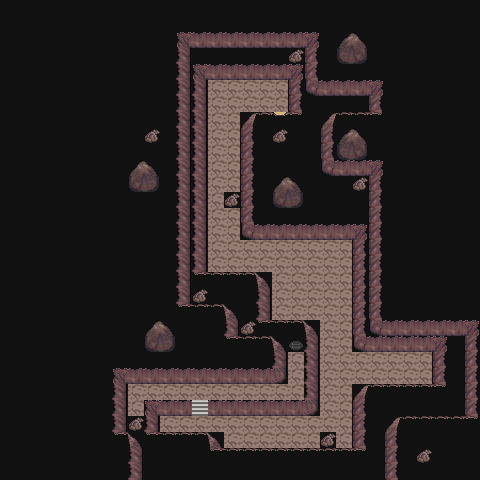

This is a level from a 2D game, rendered from its Tiled map with the project's own tilesets. A one-line summary and the map file follow, with tile-layer data summarised:
An orthogonal 30x30 tile map with 16x16 px tiles, 11 tile layers (other, Dirt, Grass, LedgesRight, ...), 1 hidden layer not drawn, 6 tilesets and 5 objects (2x bot, door, bot spawn, teleport on push).

<map version="1.0" orientation="orthogonal" width="30" height="30" tilewidth="16" tileheight="16">
 <properties>
  <property name="dayMonster" value="" />
  <property name="nightMonster" value="" />
  <property name="type" value="" />
  <property name="waterMonster" value="" />
  <property name="wildProbability" value="" />
 </properties>
 <tileset firstgid="1" source="../../../tileset/terra.tsx" />
 <tileset firstgid="1025" source="../../../tileset/wood.tsx" />
 <tileset firstgid="2049" source="../../../tileset/rename.tsx" />
 <tileset firstgid="3073" source="../../../tileset/building-small.tsx" />
 <tileset firstgid="4097" source="../../../tileset/animation.tsx" />
 <tileset firstgid="5121" source="../../../tileset/invisible.tsx" />
 <layer name="Walkable" width="30" height="30" visible="0">
  <data>[900 cells, 900 non-empty, 1 distinct tile ids]</data>
 </layer>
 <layer name="other" width="30" height="30">
  <data>[900 cells, 0 non-empty, 0 distinct tile ids]</data>
 </layer>
 <layer name="Dirt" width="30" height="30">
  <data>[900 cells, 0 non-empty, 0 distinct tile ids]</data>
 </layer>
 <layer name="Grass" width="30" height="30">
  <data>[900 cells, 113 non-empty, 1 distinct tile ids]</data>
 </layer>
 <layer name="LedgesRight" width="30" height="30">
  <data>[900 cells, 0 non-empty, 0 distinct tile ids]</data>
 </layer>
 <layer name="LedgesLeft" width="30" height="30">
  <data>[900 cells, 0 non-empty, 0 distinct tile ids]</data>
 </layer>
 <layer name="LedgesBottom" width="30" height="30">
  <data>[900 cells, 0 non-empty, 0 distinct tile ids]</data>
 </layer>
 <layer name="Water" width="30" height="30">
  <data>[900 cells, 0 non-empty, 0 distinct tile ids]</data>
 </layer>
 <layer name="other" width="30" height="30">
  <data>[900 cells, 1 non-empty, 1 distinct tile ids]</data>
 </layer>
 <layer name="Collisions" width="30" height="30">
  <data>[900 cells, 235 non-empty, 19 distinct tile ids]</data>
 </layer>
 <layer name="WalkBehind" width="30" height="30">
  <data>[900 cells, 0 non-empty, 0 distinct tile ids]</data>
 </layer>
 <layer name="other" width="30" height="30">
  <data>[900 cells, 900 non-empty, 1 distinct tile ids]</data>
 </layer>
 <objectgroup name="Moving" width="30" height="30">
  <object name="door" type="door" gid="5123" x="272" y="128">
   <properties>
    <property name="map" value="../../megalopolis/3.5" />
    <property name="x" value="8" />
    <property name="y" value="17" />
   </properties>
  </object>
  <object name="bot spawn" type="bot spawn" gid="5122" x="288" y="256" />
  <object name="door" type="teleport on push" gid="5123" x="288" y="352">
   <properties>
    <property name="map" value="../cave/3.5b" />
    <property name="x" value="6" />
    <property name="y" value="4" />
   </properties>
  </object>
 </objectgroup>
 <objectgroup name="Object" width="30" height="30">
  <object name="bot" type="bot" gid="5123" x="416" y="368">
   <properties>
    <property name="file" value="../../../bots-fights" />
    <property name="id" value="7019" />
    <property name="lookAt" value="left" />
    <property name="skin" value="miner" />
   </properties>
  </object>
  <object type="bot" gid="5123" x="304" y="288">
   <properties>
    <property name="file" value="../../../bots-fights" />
    <property name="id" value="7019" />
    <property name="lookAt" value="top" />
    <property name="skin" value="miner" />
   </properties>
  </object>
 </objectgroup>
</map>
